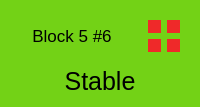
               <widget class="QWidget" name="cell_n6" native="true">
                <property name="styleSheet">
                 <string notr="true">background-color: rgb(115, 210, 22);
border-color: rgb(255, 255, 255);</string>
                </property>
                <layout class="QGridLayout" name="gridLayout_13">
                 <item row="0" column="0">
                  <widget class="QLabel" name="n6">
                   <property name="font">
                    <font>
                     <pointsize>13</pointsize>
                    </font>
                   </property>
                   <property name="text">
                    <string>Block 5 #6</string>
                   </property>
                   <property name="alignment">
                    <set>Qt::AlignCenter</set>
                   </property>
                  </widget>
                 </item>
                 <item row="0" column="1">
                  <widget class="QWidget" name="w6" native="true">
                   <property name="sizePolicy">
                    <sizepolicy hsizetype="Fixed" vsizetype="Fixed">
                     <horstretch>0</horstretch>
                     <verstretch>0</verstretch>
                    </sizepolicy>
                   </property>
                   <property name="minimumSize">
                    <size>
                     <width>50</width>
                     <height>50</height>
                    </size>
                   </property>
                   <property name="maximumSize">
                    <size>
                     <width>50</width>
                     <height>50</height>
                    </size>
                   </property>
                   <layout class="QGridLayout" name="gridLayout_14">
                    <item row="0" column="0">
                     <widget class="QWidget" name="n6_mainsys" native="true">
                      <property name="styleSheet">
                       <string notr="true">background-color: rgb(239, 41, 41);</string>
                      </property>
                     </widget>
                    </item>
                    <item row="0" column="1">
                     <widget class="QWidget" name="n6_mainradar" native="true">
                      <property name="styleSheet">
                       <string notr="true">background-color: rgb(239, 41, 41);</string>
                      </property>
                     </widget>
                    </item>
                    <item row="1" column="0">
                     <widget class="QWidget" name="n6_subsys" native="true">
                      <property name="styleSheet">
                       <string notr="true">background-color: rgb(239, 41, 41);</string>
                      </property>
                     </widget>
                    </item>
                    <item row="1" column="1">
                     <widget class="QWidget" name="n6_subradar" native="true">
                      <property name="styleSheet">
                       <string notr="true">background-color: rgb(239, 41, 41);</string>
                      </property>
                     </widget>
                    </item>
                   </layout>
                  </widget>
                 </item>
                 <item row="1" column="0" colspan="2">
                  <widget class="QLabel" name="n6_display">
                   <property name="font">
                    <font>
                     <pointsize>19</pointsize>
                    </font>
                   </property>
                   <property name="styleSheet">
                    <string notr="true">border-color: rgb(255, 255, 255);</string>
                   </property>
                   <property name="text">
                    <string>Stable</string>
                   </property>
                   <property name="alignment">
                    <set>Qt::AlignCenter</set>
                   </property>
                  </widget>
                 </item>
                </layout>
               </widget>
